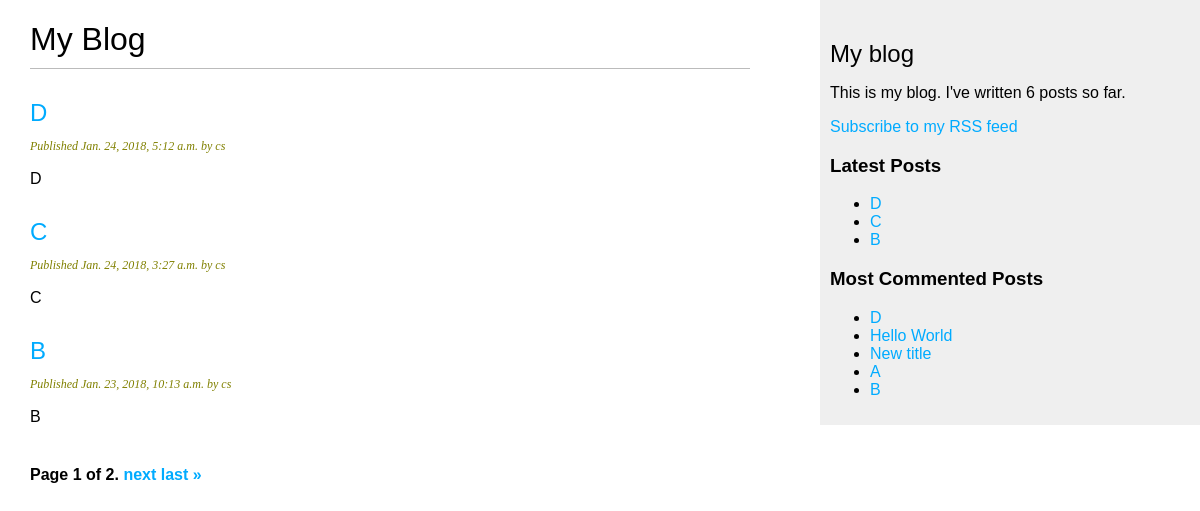
The app's page /, older data.
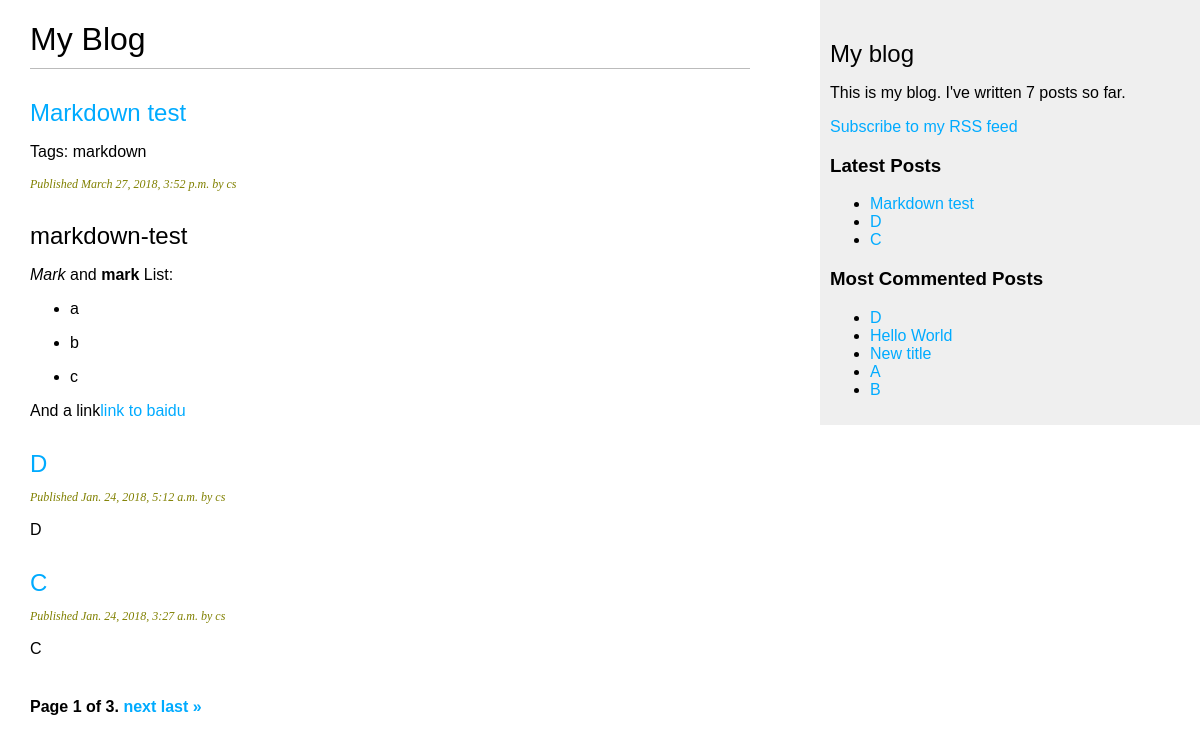
The same page, newer data.
### blog/models.py (models this page shows, shortened)
class Post(models.Model):
    STATUS_CHOICES = (
        ('draft', 'Draft'),
        ('published', 'Published'),
    )
    title = models.CharField(max_length=250)
    slug = models.SlugField(max_length=250,
                            unique_for_date = 'publish')
    author = models.ForeignKey(User,
                               related_name='blog_posts',
                               on_delete=models.CASCADE)
    body = models.TextField()
    publish = models.DateTimeField(default=timezone.now)
    created = models.DateTimeField(auto_now_add=True)
    updated = models.DateTimeField(auto_now=True)
    status = models.CharField(max_length=10,
                              choices=STATUS_CHOICES,
                              default='draft')
    tags = TaggableManager()
    class Meta:
        ordering = ('-publish',)
    objects = models.Manager()
    published = PublishedManager()
    def get_absolute_url(self):
        return reverse('blog:post_detail',
                        args=[self.publish.year,
                              self.publish.strftime('%m'),
                              self.publish.strftime('%d'),
                              self.slug])

### blog/views.py (the view)
# urls.py: url(r'^$', views.PostListView.as_view(), name='post_list'),
class PostListView(ListView):
    queryset = Post.published.all()
    context_object_name = 'posts'
    paginate_by = 3
    template_name = 'blog/post/list.html'

### blog/models.py (called while the page is built)
    def get_queryset(self):
        return super(PublishedManager,self).get_queryset().filter(status='published')

### blog/templatetags/blog_tags.py (called while the page is built)
@register.simple_tag#每一个模板标签都需要包含r～变量来表明自己是一个有效的标签库
def total_posts():
    return Post.published.count()

@register.inclusion_tag('blog/post/latest_posts.html')
def show_latest_posts(count = 5):
    latest_posts = Post.published.order_by('-publish')[:count]
    return {'latest_posts': latest_posts}

@register.simple_tag
def get_most_commented_posts(count = 5):
    return Post.published.annotate(
        total_comments = Count('comments')
    ).order_by('-total_comments')[:count]

@register.filter(name = 'markdown')
def markdown_format(text):
    return mark_safe(markdown.markdown(text))

### blog/templates/blog/post/list.html (shortened to what this page needs)
{% extends "blog/base.html" %}
{%load blog_tags%}
{% block content %}
  <h1>My Blog</h1>
  {% for post in posts %}
    <h2>
      <a href="{{ post.get_absolute_url }}">
        {{ post.title }}
      </a>
    </h2>
    {% if post.tags.all %}
    <p class = "tags">Tags: {{post.tags.all|join:", "}} </p>
    {% endif %}
    <p class="date">
      Published {{ post.publish }} by {{ post.author }}
    </p>
    {{ post.body|markdown|truncatewords:30 }}
  {% endfor %}
 {% include "pagination.html" with page=page_obj %}
{% endblock %}

### blog/templates/blog/base.html (shortened to what this page needs)
{% load blog_tags%}
{% load staticfiles %}
<!DOCTYPE html>
<html>
<head>
  <link href="{% static "css/blog.css" %}" rel="stylesheet">
</head>
<body>
  <div id="content">
    {% block content %}{% endblock %}
  </div>
  <div id="sidebar">
    <h2>My blog</h2>
      <p>This is my blog. I've written {% total_posts%} posts so far.</p>
      <p><a href="{% url "blog:post_feed" %}">Subscribe to my RSS feed</a></p>
    <h3>Latest Posts</h3>
    {% show_latest_posts 3 %}
    <h3>Most Commented Posts</h3>
    {%get_most_commented_posts as most_commented_posts%}
    <ul>
      {% for post in most_commented_posts%}
      <li> <a href = "{{ post.get_absolute_url}}">{{post.title}}</a>
        </li>
        {% endfor %}
  </div>
</body>
</html>

### blog/templates/pagination.html (shortened to what this page needs)
<div class="pagination">
  <span class="step-links">
    <span class="current">
      Page {{ page.number }} of {{ page.paginator.num_pages }}.
    </span>
      {% if page.has_next %}
        <a href="?page={{ page.next_page_number }}">next</a>
        <a href="?page={{ page.paginator.num_pages}}">last &raquo;</a>
      {% endif %}
  </span>
</div>

### blog/templates/blog/post/latest_posts.html
<ul>
{% for post in latest_posts%}
  <li>
      <a href = "{{post.get_absolute_url}}">{{post.title}}</a>
  </li>
    {% endfor %}
</ul>

### blog/static/css/blog.css (style rules this page uses)
body { margin:0; padding:0; font-family:helvetica, sans-serif; }
a { color:#00abff; text-decoration:none; }
h1 { font-weight:normal; border-bottom:1px solid #bbb; padding:0 0 10px 0; }
h2 { font-weight:normal; margin:30px 0 0; }
#content { float:left; width:60%; padding:0 0 0 30px; }
#sidebar { float:right; width:30%; padding:10px; background:#efefef; height:100%; }
p.date { color:#808000; font-family: georgia, serif; font-size: 12px; font-style: italic; }
.pagination { margin:40px 0; font-weight:bold; }

Row changes from the older to the newer data that the page shows:
no longer on one of the page's lists (row unchanged): Post: title "B", publish "Jan. 23, 2018, 10:13 a.m.", author "cs", body "B"
added Post: title "Markdown test", tags.all "markdown", publish "March 27, 2018, 3:52 p.m.", author "cs", body "markdown-test Mark and mark List: a b c And a link link to baidu"
Text that changed along with them:
{{ page.paginator.num_pages }}: "2" → "3"
text no longer shown: "6"
text now shown: "7"
